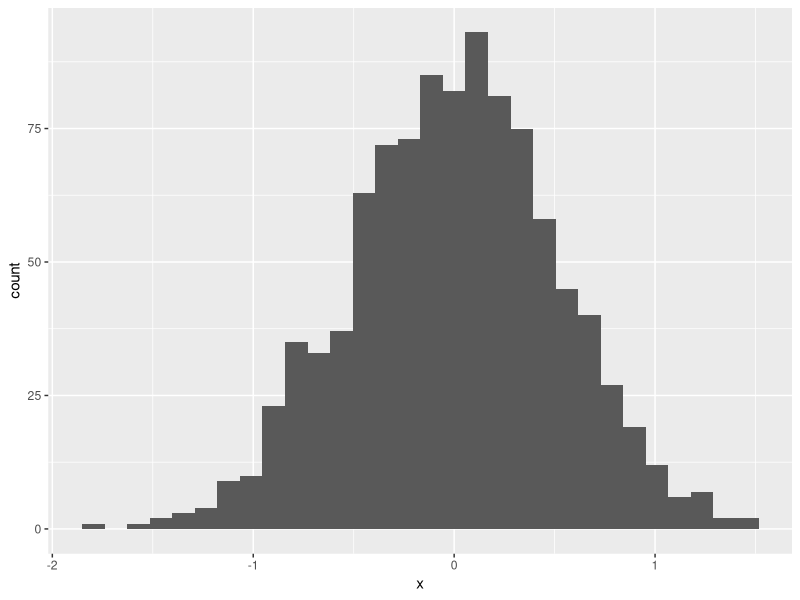
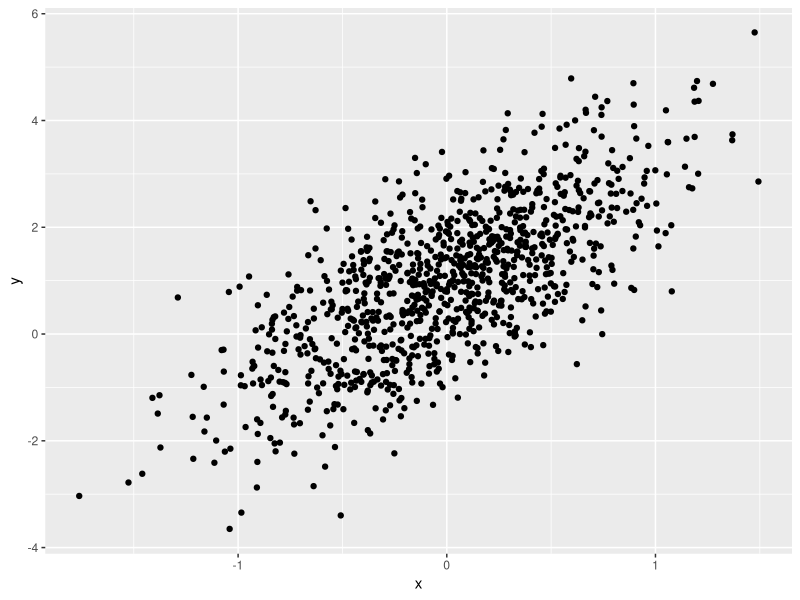
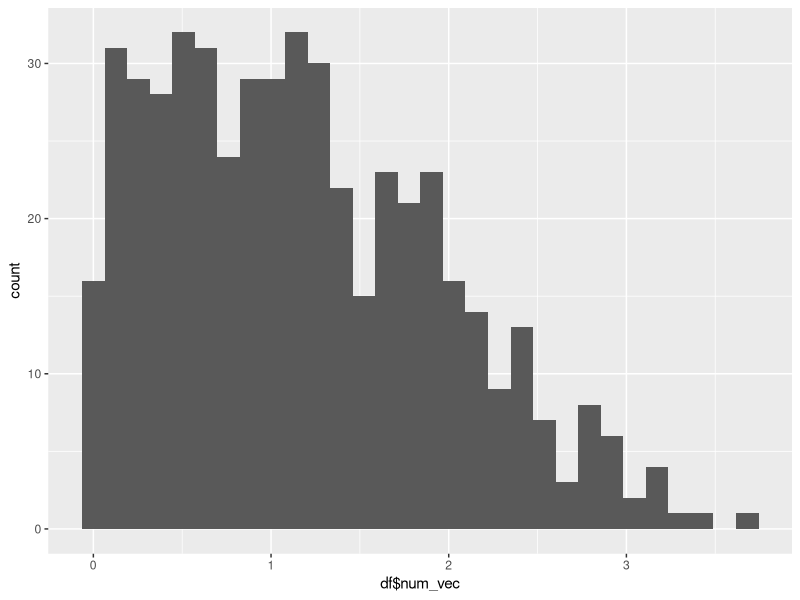

These figures' R source, in order:
## ---- chunk 1
library(tidyverse) #can create code block with cmd + opt + I
## ---- chunk 2
samp = rnorm(100)
length(samp)
## ---- chunk 3
plot_df =
    tibble(
        x = rnorm(1000, sd = 0.5),
        y = 1 + 2*x + rnorm(1000)
    )
## ---- chunk 4
ggplot(plot_df, aes(x=x)) + geom_histogram()
ggplot(plot_df, aes(x=x, y=y)) + geom_point()
## ---- chunk 5
df = 
  tibble(
    num_var = rnorm(500, mean=1),
    log_vec = num_var > 0,
    num_vec = abs(num_var)
  )
#df$log_vec
ggplot(df, aes(x=df$num_vec)) + geom_histogram()
#Using pull(df, num_vec) doesn't access location of variable, just values. $ does access storage.
